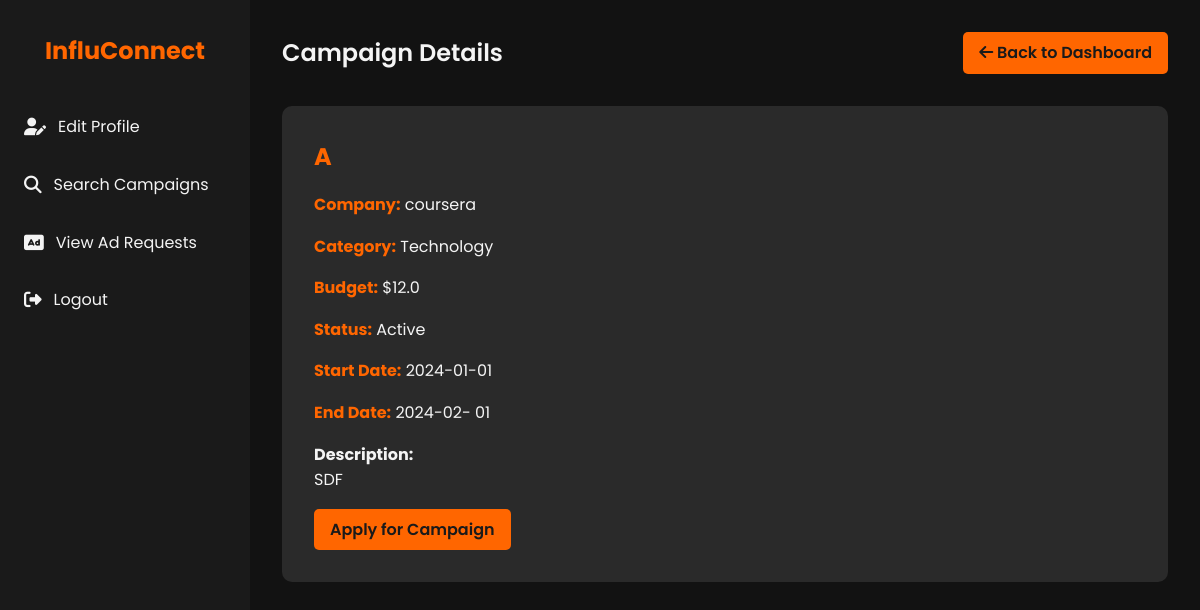
Page /campaign/1 (signed in) on the committed database.
### models.py (models this page shows, shortened)
class Campaign(db.Model):
    id = db.Column(db.Integer, primary_key=True)
    sponsor_id = db.Column(db.Integer, db.ForeignKey('sponsor.id', ondelete='SET NULL'), nullable=True)
    title = db.Column(db.String(120), nullable=False)
    company_name= db.Column(db.String(120), nullable=False)
    description = db.Column(db.Text)
    budget = db.Column(db.Float)
    category = db.Column(db.String(120))
    status = db.Column(db.String(50), nullable=False)  # active, completed, flagged
    start_date = db.Column(db.DateTime)
    end_date = db.Column(db.DateTime)
    is_public = db.Column(db.Boolean, default=True)
    sponsor = db.relationship('Sponsor', backref=db.backref('campaigns', lazy=True, cascade='all, delete-orphan'))

### app.py (the view)
    @app.route('/campaign/<int:campaign_id>')
    @login_required
    def campaign_details(campaign_id):
        campaign = Campaign.query.get_or_404(campaign_id)
        return render_template('campaign_details.html', campaign=campaign)

### templates/campaign_details.html (shortened to what this page needs)
<!DOCTYPE html>
<html lang="en">
<head>
    <link rel="stylesheet" href="https://cdnjs.cloudflare.com/ajax/libs/font-awesome/6.1.1/css/all.min.css">
</head>
<body>
    <div class="dashboard">
        <aside class="sidebar">
            <div class="logo">
                <h1>InfluConnect</h1>
            </div>
            <nav>
                <ul class="nav-menu">
                    <li class="nav-item">
                        <a href="{{ url_for('influencer_profile') }}" class="nav-link">
                            <i class="fas fa-user-edit"></i> Edit Profile
                        </a>
                    </li>
                    <li class="nav-item">
                        <a href="{{ url_for('search_campaigns') }}" class="nav-link">
                            <i class="fas fa-search"></i> Search Campaigns
                        </a>
                    </li>
                    <li class="nav-item">
                        <a href="{{ url_for('influencer_ad_requests') }}" class="nav-link">
                            <i class="fas fa-ad"></i> View Ad Requests
                        </a>
                    </li>
                    <li class="nav-item">
                        <a href="{{ url_for('logout') }}" class="nav-link">
                            <i class="fas fa-sign-out-alt"></i> Logout
                        </a>
                    </li>
                </ul>
            </nav>
        </aside>
        <main class="main-content">
            <header class="header">
                <h1 class="welcome-text">Campaign Details</h1>
                <a href="{{ url_for('influencer') }}" class="btn">
                    <i class="fas fa-arrow-left"></i> Back to Dashboard
                </a>
            </header>
            <section class="campaign-details">
                <h2 class="campaign-title">{{ campaign.title }}</h2>
                <p class="campaign-info"><strong>Company:</strong> {{ campaign.company_name }}</p>
                <p class="campaign-info"><strong>Category:</strong> {{ campaign.category }}</p>
                <p class="campaign-info"><strong>Budget:</strong> ${{ campaign.budget }}</p>
                <p class="campaign-info"><strong>Status:</strong> {{ campaign.status.capitalize() }}</p>
                <p class="campaign-info"><strong>Start Date:</strong> {{ campaign.start_date.strftime('%Y-%m-%d') if campaign.start_date else 'N/A' }}</p>
                <p class="campaign-info"><strong>End Date:</strong> {{ campaign.end_date.strftime('%Y-%m-
%d') if campaign.end_date else 'N/A' }}</p>
                <div class="campaign-description">
                    <strong>Description:</strong>
                    <p>{{ campaign.description }}</p>
                </div>
                {% if current_user.role == 'influencer' %}
                <a href="{{ url_for('apply_campaign', campaign_id=campaign.id) }}" class="btn" style="margin-top: 1rem;">
                    Apply for Campaign
                </a>
                {% endif %}
            </section>
        </main>
    </div>
</body>
</html>

### templates/campaign_details.html (style rules this page uses)
:root { --primary-color: #1a1a1a; --secondary-color: #ff6600; --text-color: #f4f4f4; --bg-color: #121212; --card-bg-color: #2a2a2a; --hover-color: #ff8533; }
* { margin: 0; padding: 0; box-sizing: border-box; }
body { font-family: 'Poppins', sans-serif; line-height: 1.6; color: var(--text-color); background-color: var(--bg-color); }
.dashboard { display: flex; min-height: 100vh; }
.sidebar { width: 250px; background-color: var(--primary-color); padding: 2rem 0; position: fixed; height: 100vh; overflow-y: auto; }
.logo { text-align: center; margin-bottom: 2rem; }
.logo h1 { color: var(--secondary-color); font-size: 1.5rem; }
.nav-menu { list-style-type: none; }
.nav-item { margin-bottom: 0.5rem; }
.nav-link { display: flex; align-items: center; padding: 0.75rem 1.5rem; color: var(--text-color); text-decoration: none; transition: all 0.3s ease; }
.nav-link i { margin-right: 0.75rem; font-size: 1.1rem; }
.main-content { flex-grow: 1; margin-left: 250px; padding: 2rem; }
.header { display: flex; justify-content: space-between; align-items: center; margin-bottom: 2rem; }
.welcome-text { font-size: 1.5rem; font-weight: 600; }
.btn { background-color: var(--secondary-color); color: var(--primary-color); padding: 0.5rem 1rem; border: none; border-radius: 5px; cursor: pointer; font-weight: 600; transition: all 0.3s ease; text-decoration: none; display: inline-block; }
.campaign-details { background-color: var(--card-bg-color); border-radius: 10px; padding: 2rem; }
.campaign-title { font-size: 1.5rem; color: var(--secondary-color); margin-bottom: 1rem; }
.campaign-info { margin-bottom: 1rem; }
.campaign-info strong { color: var(--secondary-color); }
.campaign-description { margin-top: 1rem; line-height: 1.6; }

### rows in the picture
Campaign: title "A", company_name "coursera", category "Technology", budget "12.0", status "Active", start_date "2024-01-01", end_date "2024-02- 01", description "SDF"
